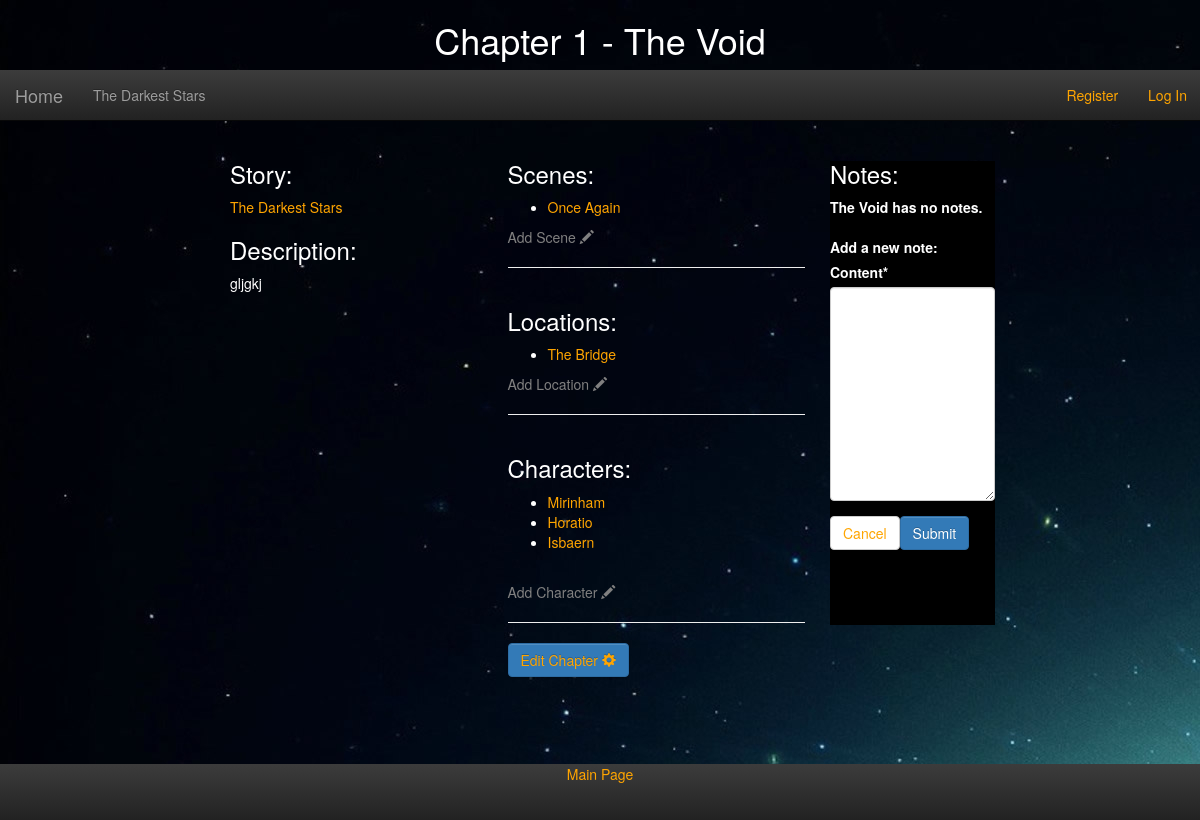
The page /personas/chapter/the-void/ on the database its author committed.
### personas/models.py (models this page shows, shortened)
class Chapter(models.Model):
    title = models.CharField(max_length=128)
    description = models.TextField(blank=True)
    story = models.ForeignKey("Story")
    number = models.PositiveSmallIntegerField(default=1,
        verbose_name="Chapter Number")
    slug = models.SlugField(unique=True)

class Story(models.Model):
    SUPERS = 'Supers'
    FANTASY = 'Fantasy'
    HORROR = 'Horror'
    HISTORICAL = 'Historical'
    SCI_FI = 'Science-Fiction'
    WESTERN = 'Western'
    DRAMA = 'Drama'
    COMEDY = 'Comedy'
    CRIME = 'Crime'
    FABLE = 'Fable'
    MYSTERY = 'Mystery'
    GENRE_CHOICES = (
        (SUPERS, 'Supers'),
        (FANTASY, 'Fantasy'),
        (HORROR, 'Horror'),
        (HISTORICAL, 'Historical'),
        (SCI_FI, "Science Fiction"),
        (WESTERN, 'Western'),
        (DRAMA, 'Drama'),
        (COMEDY, 'Comedy'),
        (CRIME, 'Crime'),
        (FABLE, 'Fable'),
        (MYSTERY, 'Mystery'),
    )
    LIGHT = "Light"
    DARK = "Dark"
    THEME_CHOICES = (
        (LIGHT, 'Light'),
        (DARK, 'Dark'))
    title = models.CharField(max_length=128)
    author = models.ForeignKey(User)
    publication_date = models.DateField()
    description = models.TextField(blank=True)
    genre = models.CharField(max_length=128, choices=GENRE_CHOICES, default='Fantasy')
    image = models.ImageField(upload_to='story_images/%Y/%m/%d', default='story_images/nobody.jpg')
    background = models.ImageField(upload_to='story_backgrounds/%Y/%m/%d', default='story_backgrounds/nothing.jpg')
    colour_theme = models.CharField(max_length=12, choices=THEME_CHOICES, default='Dark')
    skill_type_name_1 = models.CharField(max_length=24, default="General", blank=True)
    skill_type_name_2 = models.CharField(max_length=24, default="Investigative", blank=True)
    skill_type_name_3 = models.CharField(max_length=24, default="Combat", blank=True)
    skill_type_name_4 = models.CharField(max_length=24, default="Knowledge", blank=True)
    statistic_type_name_1 = models.CharField(max_length=24, default="Physical", blank=True)
    statistic_type_name_2 = models.CharField(max_length=24, default="Mental", blank=True)
    statistic_type_name_3 = models.CharField(max_length=24, default="Social", blank=True)
    statistic_type_name_4 = models.CharField(max_length=24, default="Magic", blank=True)
    slug = models.SlugField(unique=True)
    def __str__(self):
        return self.title

class Scene(models.Model):
    title = models.CharField(max_length=128)
    description = models.TextField(blank=True)
    location = models.ForeignKey(Location, blank=True)
    time = models.DateTimeField(default="2014-01-01")
    characters = models.ManyToManyField(Character, blank=True)
    chapter = models.ForeignKey("Chapter")
    slug = models.SlugField(unique=True, blank=True)
    def __str__(self):
        return self.title

class Location(models.Model):
    name = models.CharField(max_length=128)
    creator = models.ForeignKey(User, unique=False)
    image = models.ImageField(upload_to='location_images/%Y/%m/%d', default='location_images/nowhere.jpg')
    terrain = models.CharField(max_length=128)
    features = models.CharField(max_length=500)
    description = models.TextField(blank=True)
    nation = models.ForeignKey(Nation, blank=True)
    latitude = models.FloatField(default=50.0)
    longitude = models.FloatField(default=-1.0)
    story = models.ForeignKey('Story', default=1)
    slug = models.SlugField(unique=True)
    def __str__(self):
        return self.name

class Character(models.Model):
    PROTAGONIST = "Protagonist"
    ANTAGONIST = "Antagonist"
    SUPPORTING = "Supporting"
    CREATURE = "Creature"
    CHAR_CHOICES = (
        (PROTAGONIST, "Protagonist"),
        (ANTAGONIST, "Antagonist"),
        (SUPPORTING, "Supporting"),
        (CREATURE, "Creature"))
    creator = models.ForeignKey(User, unique=False, blank=True)
    name = models.CharField(max_length=128, unique=False)
    story = models.ForeignKey('Story', default=1)
    c_type = models.CharField(choices=CHAR_CHOICES,
        max_length=32, default="Supporting", verbose_name="Character Type")
    xp = models.PositiveSmallIntegerField(blank=True, default=0)
    description = MarkdownField(blank=True)
    age = models.PositiveSmallIntegerField(default=21)
    nationality = models.ForeignKey(Nation, default=1)
    birthplace = models.ForeignKey(Location, related_name='place_of_birth', default=1)
    base_of_operations = models.ForeignKey(Location, related_name='active_in', default=2)
    image = models.ImageField(upload_to='profile_images/%Y/%m/%d', default='profile_images/nobody.jpg')
    slug = models.SlugField(unique=True)
    def __str__(self):
        return self.name

### personas/views.py (the view)
# urls.py: url(r'^chapter/(?P<chapter_name_slug>[\w\-]+)/$', views.chapter, name='chapter'),
def chapter(request, chapter_name_slug):
    context_dict = {}
    try:
        chapter = Chapter.objects.get(slug=chapter_name_slug)
        scenes = Scene.objects.filter(chapter__title=chapter.title).order_by(
            'time')
        context_dict['chapter_title'] = chapter.title
        context_dict['chapter'] = chapter
        context_dict['slug'] = chapter_name_slug
        context_dict['story'] = chapter.story
        context_dict['description'] = chapter.description
        context_dict['scenes'] = scenes
        context_dict['characters'] = Character.objects.filter(
            scene__chapter__title=chapter.title).distinct()
        context_dict['locations'] = Location.objects.filter(
            scene__chapter__title=chapter.title).distinct()
        context_dict['notes'] = Note.objects.filter(
            chapter__title=chapter.title)[0:10]
        form = NoteForm(request.POST or None)
        context_dict['form'] = form
        if request.method == 'POST':
            if form.is_valid():
                form = context_dict['form']
                post_chapter = chapter
                post_creator = request.user
                form.save(chapter=post_chapter, creator=post_creator, commit=True)
                return HttpResponseRedirect("")
        else:
            context_dict['form'] = NoteForm()
    except Chapter.DoesNotExist:
        pass
    return render(request, 'personas/chapter.html', context_dict)

### personas/forms.py (shortened to what this page needs)
class NoteForm(forms.ModelForm):
    class Meta:
        model = Note
        fields = ('content',)
    def __init__(self, *args, **kwargs):
        super(NoteForm, self).__init__(*args, **kwargs)
        self.helper = FormHelper(self)
        self.helper.layout.append(
            FormActions(
                HTML("""<a role="button" class="btn btn-default"
                        href="#">Cancel</a>"""),
                Submit('save', 'Submit'),))

### templates/personas/chapter.html
<!DOCTYPE html>
{% extends "personas/base.html" %}
{% load crispy_forms_tags %}
{% block title %}
    <header>
        <h1>Chapter {{ chapter.number }} - {{ chapter.title }}</h1>
    </header>
{% endblock %}
{% block l_content %}
    <div class="col-md-2 col-sm-0 col-lg-2">
    </div>
{% endblock %}
{% block column1 %}
    <div class="col-md-3 col-sm-4 col-lg-3" id="col1">
    <div class="row">
        <h3>Story:</h3>
        <a href="/personas/story/{{ story.slug }}">{{ story }}</a>
    </div>
    <div class="row">
        <h3>Description:</h3>
        {{ chapter.description }}
    </div>
    </div>
{% endblock %}
{% block column2 %}
    <div class="col-md-3 col-sm-4 col-lg-3" id="col2">
    <div class="row">
        <h3>Scenes:</h3>
        {% if scenes %}
            <ul>
                {% for scene in scenes %}
                    <li><a href="/personas/scene/{{ scene.slug }}">{{ scene }}</a></li>
                {% endfor %}
            </ul>
        {% else %}
            <strong>{{ chapter.title }} has no scenes.</strong>
            <br />
            {% endif %}
        <a href="/personas/add_scene/{{ story.slug }}" style="color:gray">Add Scene <span class="glyphicon glyphicon-pencil"></span></a>
        <hr>
    </div>
    <div class="row">
        <h3>Locations:</h3>
        {% if locations %}
            <ul>
                {% for location in locations %}
                    <li><a href="/personas/location/{{ location.slug }}">{{ location }}</a></li>
                {% endfor %}
            </ul>
        {% else %}
            <strong>{{ chapter_title }} has no locations.</strong>
            <br />
        {% endif %}
        <a href="/personas/add_location/{{ story.slug }}" style="color:gray">Add Location <span class="glyphicon glyphicon-pencil"></span></a>
        <hr>
    </div>
    <div class="row">
        <h3>Characters:</h3>
        {% if characters %}
            <ul>
                {% for character in characters %}
                    <li><a href="/personas/character/{{ character.slug }}">{{ character }}</a></li>
                {% endfor %}
            </ul>
        {% else %}
            <strong>{{ chapter.title }} has no Characters.</strong>
        {% endif %}
        <br>
        <a href="/personas/add_character/{{ story.slug }}" style="color:gray">Add Character <span class="glyphicon glyphicon-pencil"></span></a>
        <hr>
        <a role="button" class="btn btn-primary" href="{% url 'edit_chapter' pk=chapter.pk %}">Edit Chapter  <span class="glyphicon glyphicon-cog"></span></a>
    </div>
    </div>
{% endblock %}
{% block column3 %}
    <div class="col-md-2 col-sm-4 col-lg-2" id="col3">
    <div id="BBoard">
    <h3>Notes:</h3>
    {% if notes %}
        {% for note in notes %}
            <div class="note">{{ note }} -- {{ note.date }}</div><br>
        {% endfor %}
    {% else %}
        <strong>{{ chapter.title }} has no notes.</strong><br />
        <br />
    {% endif %}
    <div>
        <div>
        <label>Add a new note:</label>
            {% crispy form %}
            <br><br><br>
    </div>
    </div>
    </div>
    </div>
{% endblock %}
{% block r_content %}
    <div class="col-md-2 col-sm-0 col-lg-2">
    </div>
{% endblock %}

### templates/personas/base.html (shortened to what this page needs)
<!DOCTYPE html>
{% load staticfiles %}
{% load crispy_forms_tags %}
{% load leaflet_tags %}
{% load thumbnail %}
{% block head %}
    {% if story.colour_theme == 'Light' %}
        <link rel="stylesheet" type="text/css" href="{% static 'personas/css/bootstrap-theme-light.css' %}" />
    {% else %}
        <link rel="stylesheet" type="text/css" href="{% static 'personas/css/bootstrap-theme-dark.css' %}" />
    {% endif %}
    <html>
        <head>
            <link href="{% static 'personas/css/bootstrap.min.css' %}" rel="stylesheet">
        </head>
    {% endblock %}
    {% if story %}
        <body background='{{ story.background.url }}'>
        {% else %}
            <body style="background:black">
            {% endif %}
            <div class="wrapper">
                {% block title %}{% endblock %}
                {% block navbar %}
                    <div class="main_navbar">
                        <nav class="navbar navbar-inverse navbar-static-top" role="navigation">
                            <div class="navbar-header">
                                <a class="navbar-brand" href="/personas/">Home</a>
                            </div>
                            <div class="collapse navbar-collapse" id="MyNavBar">
                                <ul class="nav navbar-nav">
                                    <li class="dropdown">
                                        {% if story %}
                                            <a href="#" class="dropdown-toggle" data-toggle="dropdown">{{ story.title }}</a>
                                        {% else %}
                                            <a href="/personas/" class="dropdown-toggle" data-toggle="dropdown">Choose a Story</a>
                                        {% endif %}
                                </ul>
                                <form class="navbar-form navbar-right" role="search">
                                    {% if user.is_authenticated %}
                                        <a class="btn btn-inverse" style="font-size:70%; background-color:darkslategray" href="/personas/logout" role="button">Logged in as {{ user.username }}<br>  Click again to logout.</a>
                                    {% else %}
                                        <a class="btn btn-inverse" href="/personas/register" role="button">Register</a>
                                        <a class="btn btn-inverse" href="/personas/login" role="button">Log In</a>
                                    {% endif %}
                                </form>
                            </div>
                        </nav>
                    </div>
                {% endblock %}
                {% block content %}
                    <div class="row">
                        {% block l_content %}
                        {% endblock %}
                        {% block column1 %}
                        {% endblock %}
                        {% block column2 %}
                        {% endblock %}
                        {% block column3 %}
                        {% endblock %}
                        {% block r_content %}
                        {% endblock %}
                    </div>
                {% endblock content %}
                <div class="push"></div>
            </div>
            {% block footer %}
                <div class="footer">
                    <a href="/personas/">Main Page</a>
                </div>
            {% endblock %}
        </body>
    </html>

### rows shown on the page
Chapter: number "1", title "The Void", description "gljgkj"
Story: title "The Darkest Stars"
Scene: title "Once Again"
Location: name "The Bridge"
Character: name "Mirinham"
Character: name "Horatio"
Character: name "Isbaern"
